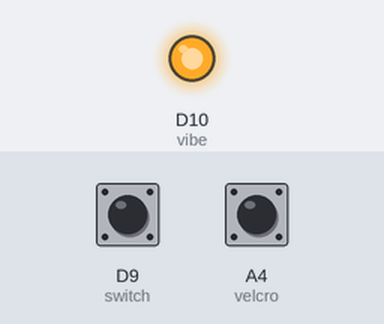
This program was run on a simulated CircuitPython board. On the bench: output pins drawn as LEDs (lit = HIGH). Inputs (shaded band) come from the test bench; at power-on: D9 (switch) LOW, A4 (velcro) LOW. Touch pads read as touched when driven HIGH.

Above: at 1.2 s.
1.3 s: D9 (switch) pulled HIGH for 0.15 s
At 1.37 s:
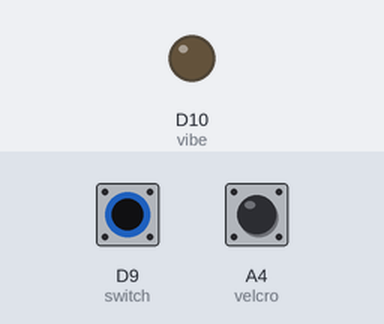
2.9 s: D9 (switch) pulled HIGH for 3.2 s
At 7.3 s:
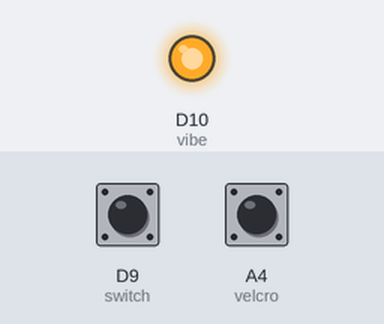
7.6 s: A4 (velcro) pulled HIGH for 3.2 s
At 8.5 s:
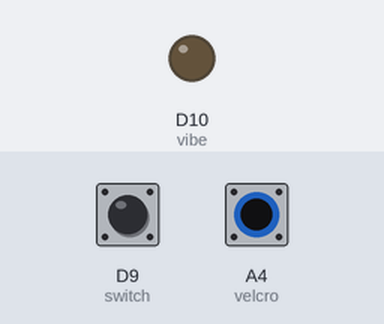
Timing chart, 0 to 12.3 s (numbered marks = the images above; inputs shaded):
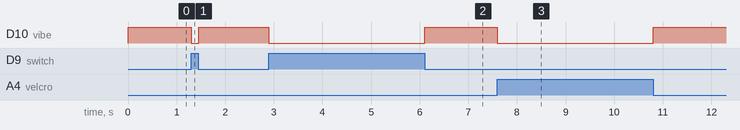

The program:

kit_8.py
```python
# Author: Antoinette Walter, Hannah Carney, Last modified 10/07/2023
# reed switch, vibe board, conductive velcro

# import necessary libraries first
import board  # board: used to communicate with the CPB board
import digitalio  # digitalio: used to configure CPB GPIO Pins
import touchio  # import touch functionality

# initialize digital output to vibe board, on pin D10
vibe = digitalio.DigitalInOut(board.D10)
vibe.direction = digitalio.Direction.OUTPUT

# initialize reed switch as an input
switch = digitalio.DigitalInOut(board.D9)
switch.switch_to_input(pull=digitalio.Pull.DOWN)

# initialize conductive velcro
velcro_pad = board.A4
velcro = touchio.TouchIn(velcro_pad)

# setting up vibration board (vibe board) to buzz
while True:
    if (switch.value == False) and (velcro.value == False):
        vibe.value = True
    else:
        vibe.value = False
```

Measured:
- after the input at 1.3 s, D10 (vibe): HIGH → LOW at once, → HIGH 0.15 s later
- after the input at 2.9 s, D10 (vibe): HIGH → LOW at once, → HIGH 3.2 s later
- after the input at 7.6 s, D10 (vibe): HIGH → LOW at once, → HIGH 3.2 s later
